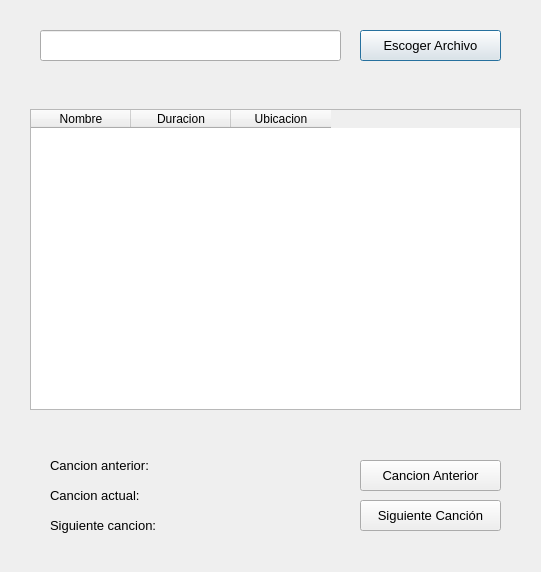
<?xml version="1.0" encoding="UTF-8"?>
<ui version="4.0">
 <class>Dialog</class>
 <widget class="QDialog" name="Dialog">
  <property name="geometry">
   <rect>
    <x>0</x>
    <y>0</y>
    <width>541</width>
    <height>572</height>
   </rect>
  </property>
  <property name="windowTitle">
   <string>Dialog</string>
  </property>
  <widget class="QPushButton" name="browse">
   <property name="geometry">
    <rect>
     <x>360</x>
     <y>30</y>
     <width>141</width>
     <height>31</height>
    </rect>
   </property>
   <property name="font">
    <font>
     <pointsize>10</pointsize>
    </font>
   </property>
   <property name="text">
    <string>Escoger Archivo</string>
   </property>
  </widget>
  <widget class="QTableWidget" name="tableWidget">
   <property name="geometry">
    <rect>
     <x>30</x>
     <y>109</y>
     <width>491</width>
     <height>301</height>
    </rect>
   </property>
   <column>
    <property name="text">
     <string>Nombre</string>
    </property>
   </column>
   <column>
    <property name="text">
     <string>Duracion</string>
    </property>
   </column>
   <column>
    <property name="text">
     <string>Ubicacion</string>
    </property>
   </column>
  </widget>
  <widget class="QLabel" name="label">
   <property name="geometry">
    <rect>
     <x>50</x>
     <y>450</y>
     <width>131</width>
     <height>31</height>
    </rect>
   </property>
   <property name="font">
    <font>
     <pointsize>10</pointsize>
    </font>
   </property>
   <property name="text">
    <string>Cancion anterior:</string>
   </property>
  </widget>
  <widget class="QLabel" name="label_2">
   <property name="geometry">
    <rect>
     <x>50</x>
     <y>480</y>
     <width>131</width>
     <height>31</height>
    </rect>
   </property>
   <property name="font">
    <font>
     <pointsize>10</pointsize>
    </font>
   </property>
   <property name="text">
    <string>Cancion actual:</string>
   </property>
  </widget>
  <widget class="QLabel" name="label_3">
   <property name="geometry">
    <rect>
     <x>50</x>
     <y>510</y>
     <width>131</width>
     <height>31</height>
    </rect>
   </property>
   <property name="font">
    <font>
     <pointsize>10</pointsize>
    </font>
   </property>
   <property name="text">
    <string>Siguiente cancion:</string>
   </property>
  </widget>
  <widget class="QPushButton" name="pushButton_2">
   <property name="geometry">
    <rect>
     <x>360</x>
     <y>460</y>
     <width>141</width>
     <height>31</height>
    </rect>
   </property>
   <property name="font">
    <font>
     <pointsize>10</pointsize>
    </font>
   </property>
   <property name="text">
    <string>Cancion Anterior</string>
   </property>
  </widget>
  <widget class="QPushButton" name="pushButton_3">
   <property name="geometry">
    <rect>
     <x>360</x>
     <y>500</y>
     <width>141</width>
     <height>31</height>
    </rect>
   </property>
   <property name="font">
    <font>
     <pointsize>10</pointsize>
    </font>
   </property>
   <property name="text">
    <string>Siguiente Canción</string>
   </property>
  </widget>
  <widget class="QLineEdit" name="flname">
   <property name="geometry">
    <rect>
     <x>40</x>
     <y>30</y>
     <width>301</width>
     <height>31</height>
    </rect>
   </property>
  </widget>
  <widget class="QLabel" name="anterior_label">
   <property name="geometry">
    <rect>
     <x>200</x>
     <y>450</y>
     <width>131</width>
     <height>31</height>
    </rect>
   </property>
   <property name="font">
    <font>
     <pointsize>10</pointsize>
    </font>
   </property>
   <property name="text">
    <string/>
   </property>
  </widget>
  <widget class="QLabel" name="actual_label">
   <property name="geometry">
    <rect>
     <x>200</x>
     <y>480</y>
     <width>131</width>
     <height>31</height>
    </rect>
   </property>
   <property name="font">
    <font>
     <pointsize>10</pointsize>
    </font>
   </property>
   <property name="text">
    <string/>
   </property>
  </widget>
  <widget class="QLabel" name="siguiente_label">
   <property name="geometry">
    <rect>
     <x>200</x>
     <y>509</y>
     <width>131</width>
     <height>31</height>
    </rect>
   </property>
   <property name="font">
    <font>
     <pointsize>10</pointsize>
    </font>
   </property>
   <property name="text">
    <string/>
   </property>
  </widget>
 </widget>
 <resources/>
 <connections/>
</ui>
